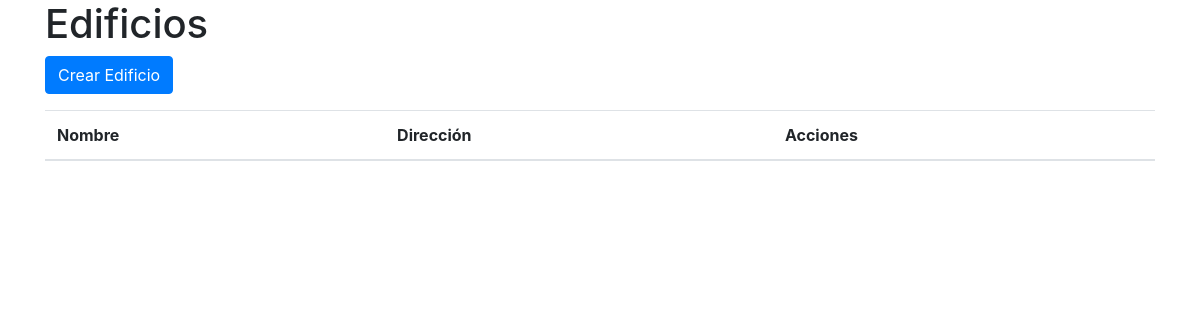
The page /crud/edificios/ on the database as committed earlier.
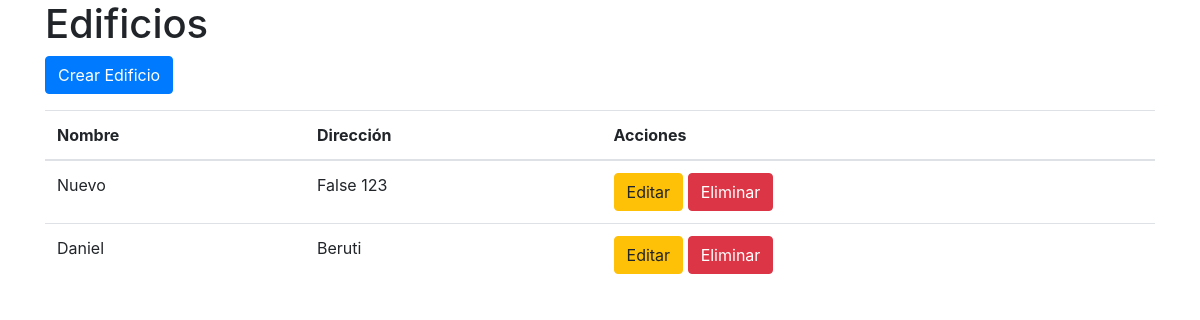
The same page on the database as committed later.
### crud/models.py (models this page shows, shortened)
class Edificio(models.Model):
    nombre = models.CharField(max_length=100)
    direccion = models.CharField(max_length=255)
    descripcion = models.TextField()

### crud/views.py (the view)
# urls.py: path('edificios/', views.listar_edificios, name='listar_edificios'),
def listar_edificios(request):
    edificios = Edificio.objects.all()
    return render(request, 'edificios/listar.html', {'edificios': edificios})

### crud/templates/edificios/listar.html (shortened to what this page needs)
<!DOCTYPE html>
<html lang="es">
<head>
    <link href="https://cdn.jsdelivr.net/npm/bootstrap@4.5.2/dist/css/bootstrap.min.css" rel="stylesheet">
</head>
<body>
    <div class="container">
        <h1>Edificios</h1>
        <a href="{% url 'crud:crear_edificio' %}" class="btn btn-primary mb-3">Crear Edificio</a>
        <table class="table">
            <thead>
                <tr>
                    <th>Nombre</th>
                    <th>Dirección</th>
                    <th>Acciones</th>
                </tr>
            </thead>
            <tbody>
                {% for edificio in edificios %}
                <tr>
                    <td>{{ edificio.nombre }}</td>
                    <td>{{ edificio.direccion }}</td>
                    <td>
                        <a href="{% url 'crud:editar_edificio' edificio.pk %}" class="btn btn-warning">Editar</a>
                        <a href="{% url 'crud:eliminar_edificio' edificio.pk %}" class="btn btn-danger">Eliminar</a>
                    </td>
                </tr>
                {% endfor %}
            </tbody>
        </table>
    </div>
</body>
</html>

Rows that differ between the two databases and show on the page:
added Edificio: nombre "Nuevo", direccion "False 123"
added Edificio: nombre "Daniel", direccion "Beruti"
